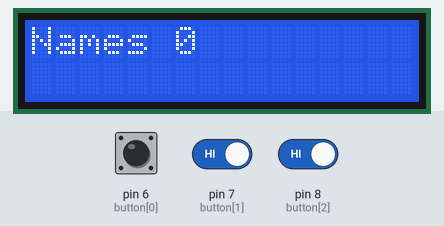
A sketch run on a simulated Arduino Uno, built with avr-gcc and run on an emulated ATmega328P. Parts: 16×2 character LCD. Inputs (shaded band) come from the test bench; at power-on: pin 6 (button[0]) HIGH, pin 7 (button[1]) HIGH, pin 8 (button[2]) HIGH. What the sketch prints to the serial monitor is not drawn.

Above: at 1.2 s.
1.3 s: pin 6 (button[0]) driven LOW and pin 7 (button[1]) driven LOW and pin 8 (button[2]) driven LOW
2.8 s: pin 6 (button[0]) driven HIGH
At 4.0 s:
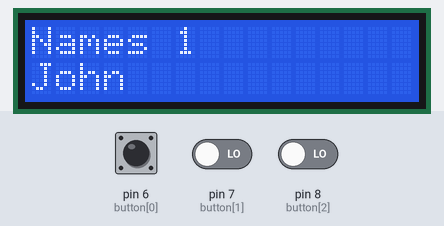
5.8 s: pin 6 (button[0]) pulsed LOW 2 times (0.12 s each, 0.3 s apart)
At 7.2 s:
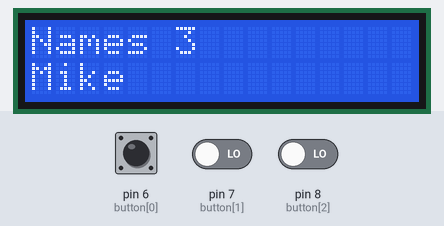
9.4 s: pin 6 (button[0]) driven LOW
10.9 s: pin 8 (button[2]) driven HIGH
At 11.2 s:
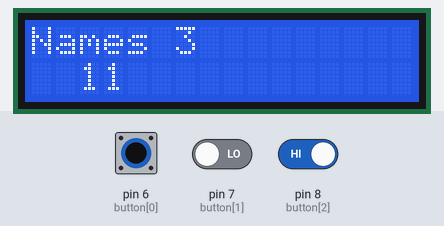
13.9 s: pin 8 (button[2]) driven LOW
At 14.7 s:
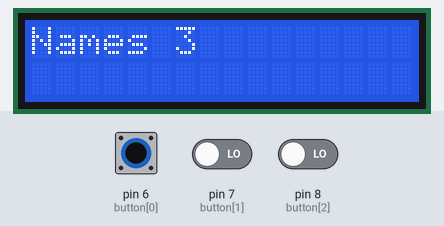
Timing chart, 0 to 16.9 s (numbered marks = the images above; inputs shaded):
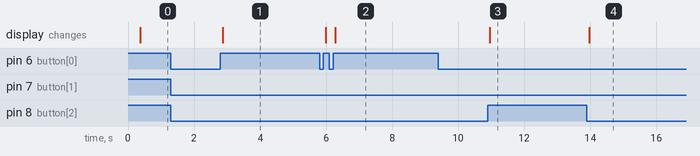

The sketch:

pb2.ino
```cpp
#include <LiquidCrystal.h>
const int rs = 12, en = 11, d4 = 5, d5 = 4, d6 = 3, d7 = 2;
LiquidCrystal lcd(rs, en, d4, d5, d6, d7);
int button[3]={6,7,8}; //button pin 2,3,4 in arduino
int btstat[3];  //button status wether its high or low
int btinit=0; //initial stage of button
bool bt0=false,bt1=false,bt2=false;
int count=0;
struct nme {
 String names;
String gv(String nme) {
   return names=nme;
 }
 void show() {
  lcd.clear();
  lcd.setCursor(0,0);
  lcd.print("Names ");
  lcd.print(count);
  lcd.setCursor(0,1);
  lcd.print(names);
 }
};

nme *n1[4];
void setup() {
Serial.begin(9600);
for(int i=0;i<=2;i++) {
 pinMode(button[i],INPUT_PULLUP);
}
lcd.begin(16,2);
  n1[0]=new nme;
n1[0]->gv("David");
  n1[1]=new nme;
n1[1]->gv("John");
  n1[2]=new nme;
n1[2]->gv("Vicky");
  n1[3]=new nme;
n1[3]->gv("Mike");
}


void chkbt() { //check which button is pressed
if(btstat[0]==HIGH) {
bt0=true;
bt1=false;
bt2=false;
}

if(btstat[1]==HIGH) {
bt0=false;
bt1=true;
bt2=false;
}
if(btstat[2]==HIGH) {
bt0=false;
bt1=false;
bt2=true;
}
}

void pbseq() { //push button pressed
 for(int i=0;i<=2;i++) {
btstat[i]=digitalRead(button[i]);
}
chkbt();
if(bt0==true) {

while(btstat[0]!=btinit) { //move forward
 if(btstat[0]==HIGH) {
   Serial.println("Button 1 is pushed!! Count= ");
   Serial.print(count);
  if(count==3) {
   count=0;
  }else {
       count++;
  }
 }else {
  Serial.println("\nButton 1 is pulled up!!");
 }
 delay(50);
 btinit=btstat[0];
}

}
if(bt1==true) {

while(btstat[1]!=btinit) { //move back
 if(btstat[1]==HIGH) {
   Serial.println("Button 2 is pushed!! Count= ");
   Serial.print(count);
      if(count==0) {
        count=3;
      }else {
        count--;
      }
 }else {
  Serial.println("\nButton 2 is pulled up!!");
 }
 delay(50);
 btinit=btstat[1];
}


}
if(bt2==true) {

while(btstat[2]!=btinit) { //delete button
 if(btstat[2]==HIGH) {
   Serial.println("Button 3 is pushed!! Count= ");
   Serial.print(count);
   delete n1[count];
 }else {
  Serial.println("\nButton 3 is pulled up!!");
 }
 delay(50);
 btinit=btstat[2];
}


}
n1[count]->show();
}

void loop() {
  delay(7);
pbseq();


}
```

Measured:
- after the input at 1.3 s, every drawn part: stays the same
- after the input at 2.8 s, the display: changes after 0.06 s (image 1)
- after the input at 5.8 s, the display: first changes after 0.18 s (image 2 shows a later state)
- after the input at 9.4 s, every drawn part: stays the same
- after the input at 10.9 s, the display: changes after 0.06 s (image 3)
- after the input at 13.9 s, the display: changes after 0.06 s (image 4)
